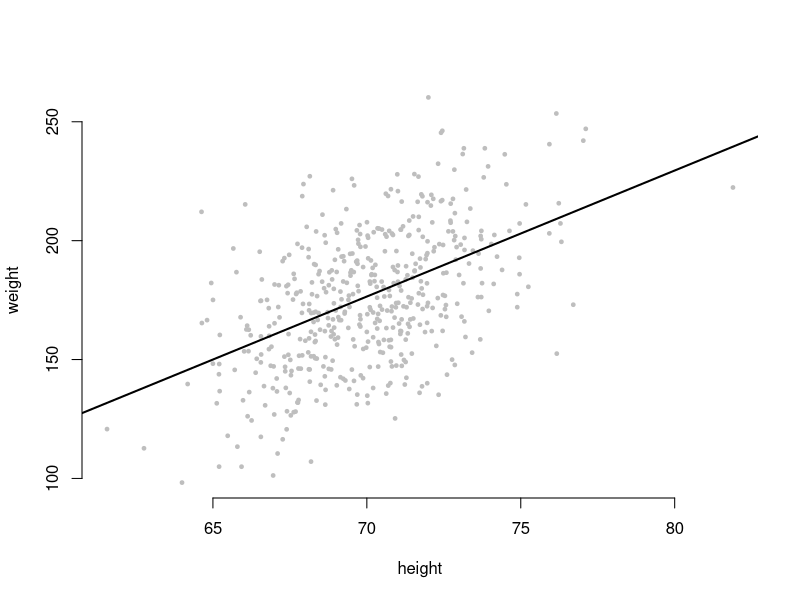
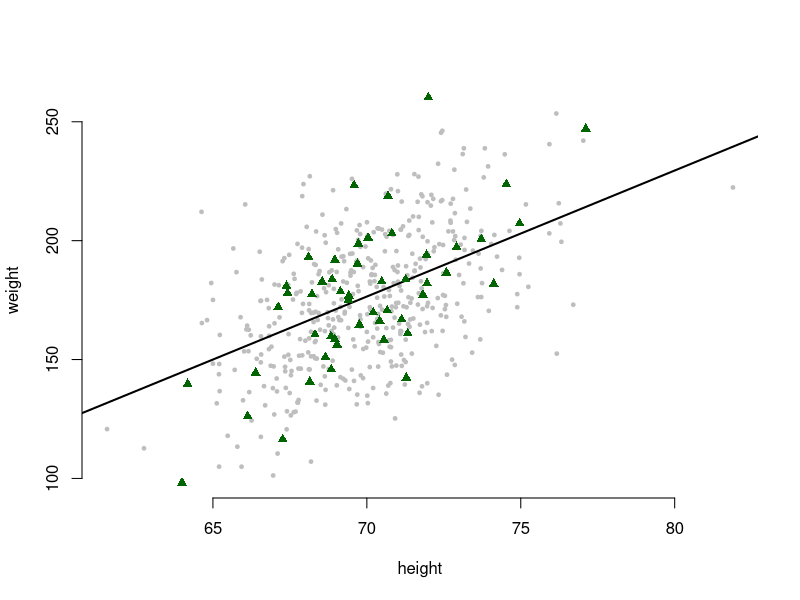
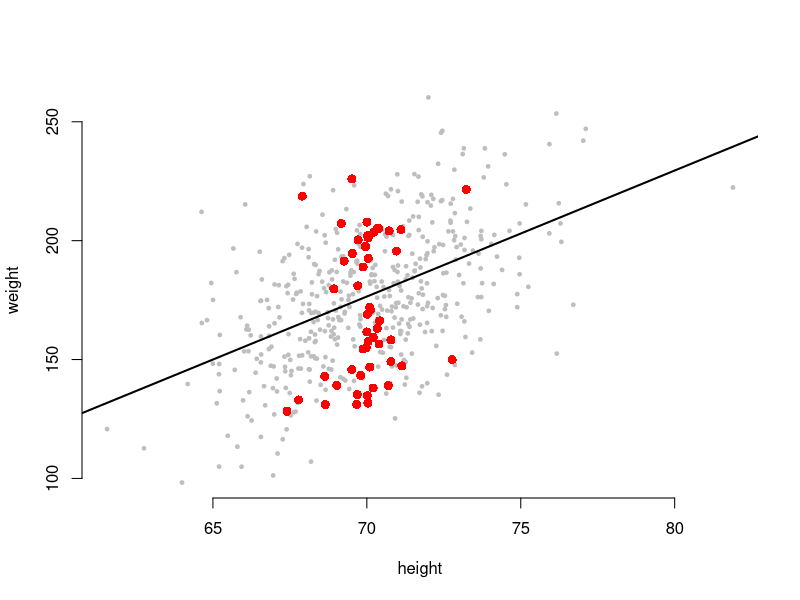

Source code (R) for these figures, in order:
pdf("images/chapter_7/population.pdf", width=3.5, height=3.5)
#label===BIASgbs1
set.seed(2023)
N = 500
height <- rnorm(N, 70, 2.6)
weight <- -194.49 + 5.30 * height + rnorm(N, 0, 23.26)
population <- data.frame(height=height, weight=weight)
plot(population, ylim=range(weight), xlim=range(height),
     pch=19, cex=0.5, col='grey', axes=FALSE)
abline(-194.49, 5.3, lwd=2)
axis(1); axis(2)
#===end
dev.off()

pdf("images/chapter_7/representSample.pdf", width=3.5, height=3.5)
#label===BIASgbs2
plot(population, ylim=range(weight), xlim=range(height),
     pch=19, cex=0.5, col='grey', axes=FALSE)
abline(-194.49, 5.3, lwd=2)
axis(1); axis(2)
n <- 50
idx1 <- sample(N, n)
rsample <- population[idx1,]
points(rsample, col="darkgreen", pch=17, cex=1)
#===end
dev.off()

pdf("images/chapter_7/biasedSample.pdf", width=3.5, height=3.5)
#label===BIASgbs3
plot(population, ylim=range(weight), xlim=range(height),
     pch=19, cex=0.5, col='grey', axes=FALSE)
abline(-194.49, 5.3, lwd=2)
axis(1); axis(2)
n <- 50
f = lm(weight ~ height)                       # (@\wingding{1}@)
w = abs(f$residuals) / abs(height-70)         # (@\wingding{2}@)
idx2 <- sample(N, n, prob=w)                  # (@\wingding{3}@)
rsample <- population[idx2,]
points(rsample, col="red", pch=16, cex=1.2)
#===end
dev.off()

#label===BIASgbs4
var0 <- var(height)
var1 <- var(height[idx1])
var2 <- var(height[idx2])
#===end
